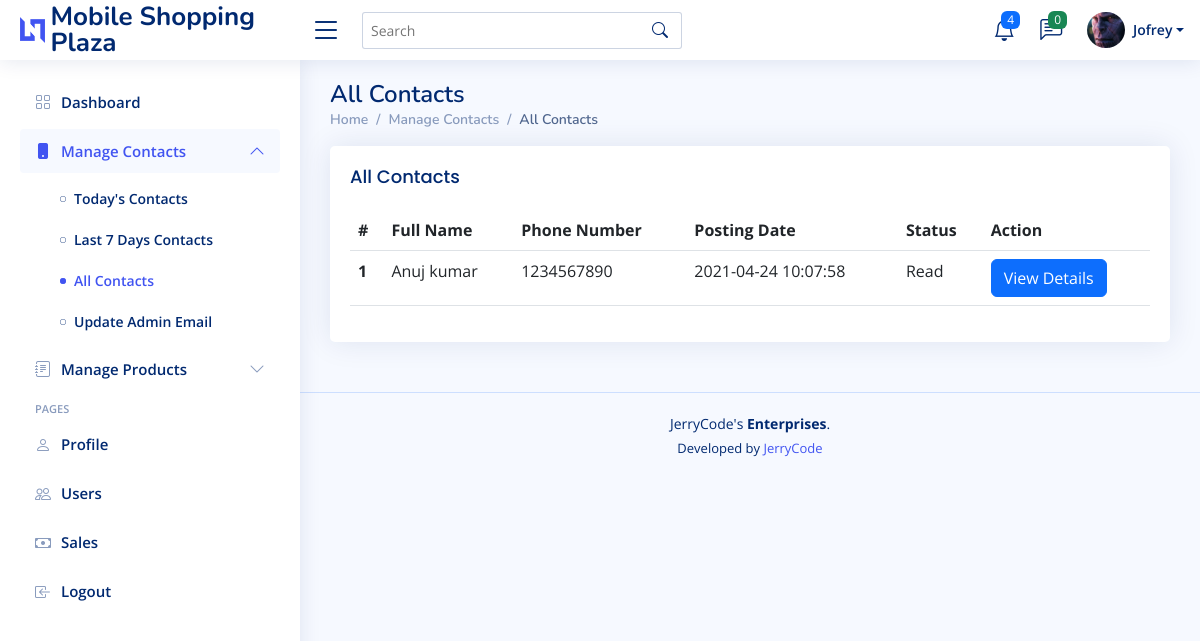
Page /admin/all-contacts.php (signed in) on the committed database.
### tables this page shows
CREATE TABLE `users` (
  `email` varchar(200) NOT NULL,
  `id` int(11) NOT NULL,
  `password` varchar(60) NOT NULL,
  `type` int(1) NOT NULL,
  `name` varchar(150) NOT NULL,
  `username` varchar(150) NOT NULL,
  `address` text NOT NULL,
  `contact_info` varchar(100) NOT NULL,
  `photo` varchar(200) NOT NULL,
  `status` int(1) NOT NULL,
  `activate_code` varchar(15) NOT NULL,
  `reset_code` varchar(15) NOT NULL,
  `created_on` date NOT NULL
);

CREATE TABLE `tbl_contact_data` (
  `id` int(11) NOT NULL,
  `FullName` varchar(200) DEFAULT NULL,
  `PhoneNumber` char(12) DEFAULT NULL,
  `EmailId` varchar(200) DEFAULT NULL,
  `Subject` varchar(255) DEFAULT NULL,
  `Message` mediumtext DEFAULT NULL,
  `UserIp` varbinary(16) DEFAULT NULL,
  `PostingDate` timestamp NOT NULL DEFAULT current_timestamp(),
  `Is_Read` int(1) DEFAULT NULL
);

### functions.php (called while the page is built, shortened)
<?php
require_once('database/DBController.php');
require_once('database/Contact.php');
$db = new DBController();
$contact = new Contact($db);

### database/Shopping.php (called while the page is built, shortened)
<?php
class Shopping
{
    public function __construct(DBController $db)
    {
        $this->db = $db;
    }
}

### database/DBController.php (called while the page is built, shortened)
<?php
class DBController
{
    private string $host = 'localhost';
    private string $user = 'root';
    private string $password = '';
    private string $database = "shopping";
    public function __construct()
    {
        $this->con = mysqli_connect($this->host, $this->user, $this->password, $this->database);
    }
}

### database/Contact.php (called while the page is built, shortened)
<?php
include_once 'Shopping.php';
class Contact extends Shopping
{
    public function getMessageCount(): int|string
    {
        $is_read = 1;
        $sql = "SELECT id FROM tbl_contact_data WHERE Is_Read != ?";
        $query = $this->db->con->prepare($sql);
        $query->bind_param('i', $is_read);
        $query->execute();
        $result = $query->get_result();
        return $result->num_rows;
    }
    public function getAllContactData(): array
    {
        $sql ="SELECT FullName,PhoneNumber,PostingDate,id,Is_Read from tbl_contact_data";
        $query = $this->db->con-> prepare($sql);
        $query->execute();
        $results = $query->get_result();
        $allData = [];
        if ($results) {
            while ($row = $results->fetch_assoc()) {
                $allData[] = $row;
            }
        }
        return $allData;
    }
}

### admin/include/session.php (called while the page is built, shortened)
<?php
$stmt = $db->con->prepare("SELECT * FROM users WHERE id=?");
$stmt->bind_param('i',$_SESSION['admin'] );
$stmt->execute();
$result = $stmt->get_result();
$admin = $result->fetch_assoc();

### admin/all-contacts.php (the view, shortened to what this page needs)
<?php
require ('../functions.php');
include ('include/session.php');
include ('include/head.php');
include ('include/top-navbar.php');
include ('include/sidebar_all_contacts.php');
?>
<main id="main" class="main">
    <div class="pagetitle">
        <h1>All Contacts</h1>
        <nav>
            <ol class="breadcrumb">
                <li class="breadcrumb-item"><a href="index.php">Home</a></li>
                <li class="breadcrumb-item">Manage Contacts</li>
                <li class="breadcrumb-item active">All Contacts</li>
            </ol>
        </nav>
    </div>
    <section class="section">
        <div class="row">
            <div class="col-lg-12">
                <div class="card">
                    <div class="card-body">
                        <h5 class="card-title">All Contacts</h5>
                        <table class="table datatable">
                            <thead>
                            <tr>
                                <th scope="col">#</th>
                                <th scope="col">Full Name</th>
                                <th scope="col">Phone Number</th>
                                <th scope="col">Posting Date</th>
                                <th scope="col">Status</th>
                                <th scope="col">Action</th>
                            </tr>
                            </thead>
                            <tbody>
                            <?php
                            $increment = 1;
                            if ($contact->getAllContactData() != null):
                                foreach ($contact->getAllContactData() as $today):
                                    ?>
                                    <tr>
                                        <th scope="row"><?php echo htmlentities($increment);?></th>
                                        <td><?php echo htmlentities($today['FullName']);?></td>
                                        <td><?php echo htmlentities($today['PhoneNumber']);?></td>
                                        <td><?php echo htmlentities($today['PostingDate']);?></td>
                                        <td>
                                            <?php
                                            if($today['Is_Read']!=1):
                                                echo htmlentities("Unread");
                                            else:
                                                echo htmlentities("Read");
                                            endif;
                                            ?>
                                        </td>
                                        <td>
                                                <form method="post" action="contact-details.php">
                                                    <button type="submit" name="cid" class="btn btn-primary" value="<?php echo htmlentities($today['id']);?>">View Details</button>
                                                </form>
                                        </td>
                                    </tr>
                                    <?php
                                    $increment++;
                                endforeach;
                            else: ?>
                                <tr>
                                    <td colspan="5" style="color:red; font-size:22px;" class="text-center" >No Records Found</td>
                                </tr>
                            <?php
                            endif;
                            ?>
                            </tbody>
                        </table>
                    </div>
                </div>
            </div>
        </div>
    </section>
</main>
<footer id="footer" class="footer">
    <div class="copyright">
        JerryCode's <strong><span>Enterprises</span></strong>.
    </div>
    <div class="credits">
        Developed by <a href="https://bootstrapmade.com/">JerryCode</a>
    </div>
</footer>
</body>
</html>

### admin/include/top-navbar.php (shortened to what this page needs)
<body>
<header id="header" class="header fixed-top d-flex align-items-center">
    <div class="d-flex align-items-center justify-content-between">
        <a href="index.php" class="logo d-flex align-items-center">
            <img src="assets/img/logo.png" alt="">
            <span class="d-none d-lg-block">Mobile Shopping Plaza</span>
        </a>
        <i class="bi bi-list toggle-sidebar-btn"></i>
    </div>
    <div class="search-bar">
        <form class="search-form d-flex align-items-center" method="POST" action="#">
            <input type="text" name="query" placeholder="Search" title="Enter search keyword">
            <button type="submit" title="Search"><i class="bi bi-search"></i></button>
        </form>
    </div>
    <nav class="header-nav ms-auto">
        <ul class="d-flex align-items-center">
            <li class="nav-item dropdown">
                <a class="nav-link nav-icon" href="#" data-bs-toggle="dropdown">
                    <i class="bi bi-bell"></i>
                    <span class="badge bg-primary badge-number">4</span>
                </a>
            </li>
            <li class="nav-item dropdown">
                <a class="nav-link nav-icon" href="#" data-bs-toggle="dropdown">
                    <i class="bi bi-chat-left-text"></i>
                    <span class="badge bg-success badge-number">
                <?php
                echo $contact->getMessageCount();
                ?>
            </span>
                </a>
            </li>
            <li class="nav-item dropdown pe-3">
                <a class="nav-link nav-profile d-flex align-items-center pe-0" href="#" data-bs-toggle="dropdown">
                    <img src="../assets/products/<?php echo htmlentities($admin['photo']);?>" alt="Profile" class="rounded-circle">
                    <span class="d-none d-md-block dropdown-toggle ps-2"><?php echo htmlentities(ucfirst($admin['name']));?></span>
                </a>
            </li>
        </ul>
    </nav>
</header>

### admin/assets/css/style.css (style rules this page uses)
:root { scroll-behavior: smooth; }
body { font-family: "Open Sans", sans-serif; background: #f6f9ff; color: #444444; }
a { color: #4154f1; text-decoration: none; }
h1, h2, h3, h4, h5, h6 { font-family: "Nunito", sans-serif; }
#main { margin-top: 60px; padding: 20px 30px; transition: all 0.3s; }
.pagetitle { margin-bottom: 10px; }
.pagetitle h1 { font-size: 24px; margin-bottom: 0; font-weight: 600; color: #012970; }
.card { margin-bottom: 30px; border: none; border-radius: 5px; box-shadow: 0px 0 30px rgba(1, 41, 112, 0.1); }
.card-title { padding: 20px 0 15px 0; font-size: 18px; font-weight: 500; color: #012970; font-family: "Poppins", sans-serif; }
.card-body { padding: 0 20px 20px 20px; }
.breadcrumb { font-size: 14px; font-family: "Nunito", sans-serif; color: #899bbd; font-weight: 600; }
.breadcrumb a { color: #899bbd; transition: 0.3s; }
.breadcrumb .breadcrumb-item::before { color: #899bbd; }
.breadcrumb .active { color: #51678f; font-weight: 600; }
.logo { line-height: 1; }
@media (min-width: 1200px) { .logo { width: 280px; } }
.logo img { max-height: 26px; margin-right: 6px; }
.logo span { font-size: 26px; font-weight: 700; color: #012970; font-family: "Nunito", sans-serif; }
.header { transition: all 0.5s; z-index: 997; height: 60px; box-shadow: 0px 2px 20px rgba(1, 41, 112, 0.1); background-color: #fff; padding-left: 20px; }
.header .toggle-sidebar-btn { font-size: 32px; padding-left: 10px; cursor: pointer; color: #012970; }
.header .search-bar { min-width: 360px; padding: 0 20px; }
.header .search-form { width: 100%; }
.header .search-form input { border: 0; font-size: 14px; color: #012970; border: 1px solid rgba(1, 41, 112, 0.2); padding: 7px 38px 7px 8px; border-radius: 3px; transition: 0.3s; width: 100%; }
.header .search-form button { border: 0; padding: 0; margin-left: -30px; background: none; }
.header .search-form button i { color: #012970; }
.header-nav ul { list-style: none; }
.header-nav>ul { margin: 0; padding: 0; }
.header-nav .nav-icon { font-size: 22px; color: #012970; margin-right: 25px; position: relative; }
.header-nav .nav-profile { color: #012970; }
.header-nav .nav-profile img { max-height: 36px; }
.header-nav .nav-profile span { font-size: 14px; font-weight: 600; }
.header-nav .badge-number { position: absolute; inset: -2px -5px auto auto; font-weight: normal; font-size: 12px; padding: 3px 6px; }
@media (min-width: 1200px) { #main, #footer { margin-left: 300px; } }
.footer { padding: 20px 0; font-size: 14px; transition: all 0.3s; border-top: 1px solid #cddfff; }
.footer .copyright { text-align: center; color: #012970; }
.footer .credits { padding-top: 5px; text-align: center; font-size: 13px; color: #012970; }

### rows in the picture
users: photo (picture), name "Jofrey"
tbl_contact_data: FullName "Anuj kumar", PhoneNumber "1234567890", PostingDate "2021-04-24 10:07:58"

### other values in the picture
$contact->getMessageCount() "0"
